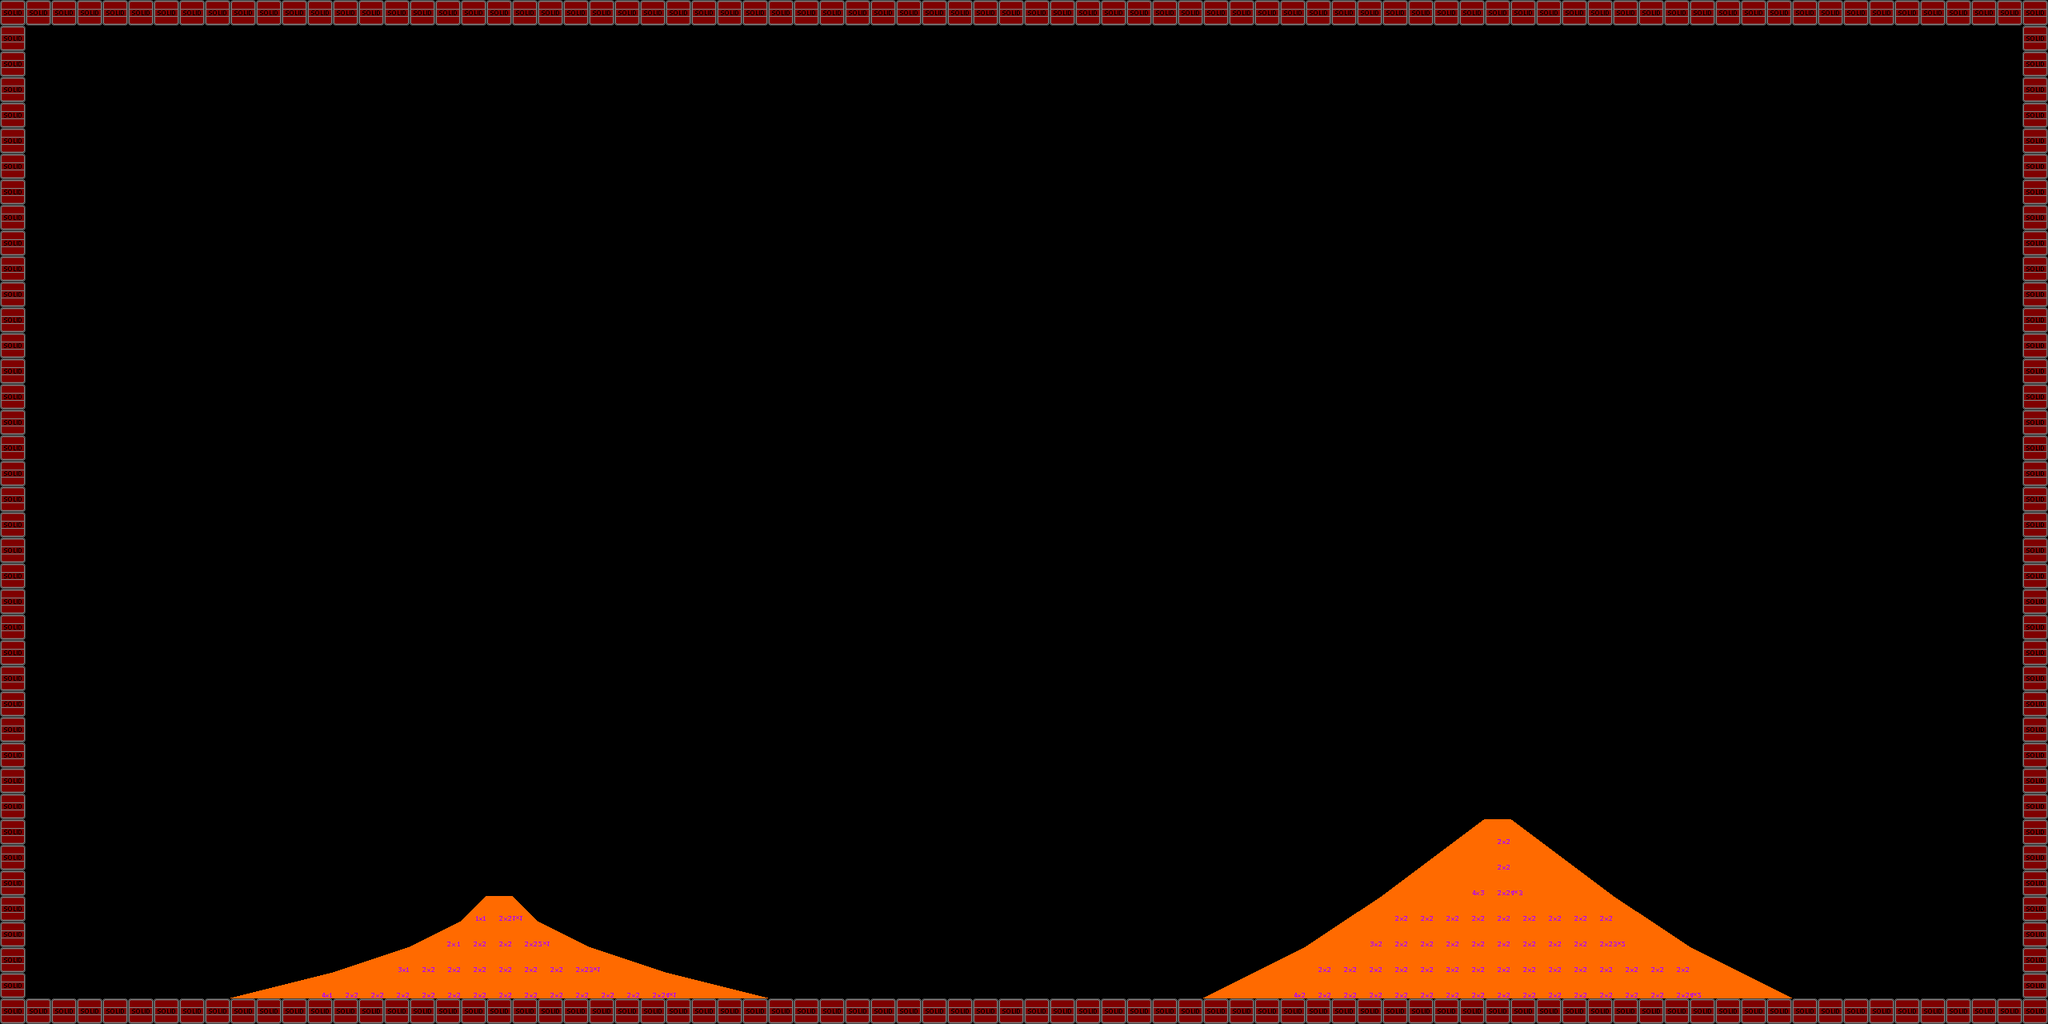

Tiled map render using the project's own tile images. Description and the map definition, with tile-layer contents summarised, below:
An orthogonal 80x40 tile map with 32x32 px tiles, 2 tile layers (Under Player, Above Player) and 1 object.

<map version="1.2" tiledversion="1.2.0" orientation="orthogonal" renderorder="right-down" width="80" height="40" tilewidth="32" tileheight="32" infinite="0" nextlayerid="5" nextobjectid="10">
 <properties>
  <property name="background" value="testbg.png" />
  <property name="globalX" type="int" value="1" />
  <property name="globalY" type="int" value="1" />
  <property name="roomID" type="int" value="6" />
  <property name="roomName" value="Test Room 6 Collisions" />
  <property name="tileset" value="tilesetwslopes.png" />
 </properties>
 <tileset firstgid="1" source="testslopes.tsx" />
 <layer id="1" name="Under Player" width="80" height="40">
  <data>[3200 cells, 280 non-empty, 22 distinct tile ids]</data>
 </layer>
 <layer id="2" name="Above Player" width="80" height="40">
  <data>[3200 cells, 104 non-empty, 53 distinct tile ids]</data>
 </layer>
 <objectgroup id="3" name="Collision">
  <object id="9" x="32" y="32">
   <polygon points="0,0 0,1216 256,1216 384,1184 480,1152 544,1120 576,1088 608,1088 640,1120 704,1152 800,1184 928,1216 1472,1216 1600,1152 1696,1088 1824,992 1856,992 1984,1088 2080,1152 2208,1216 2496,1216 2496,0" />
  </object>
 </objectgroup>
</map>